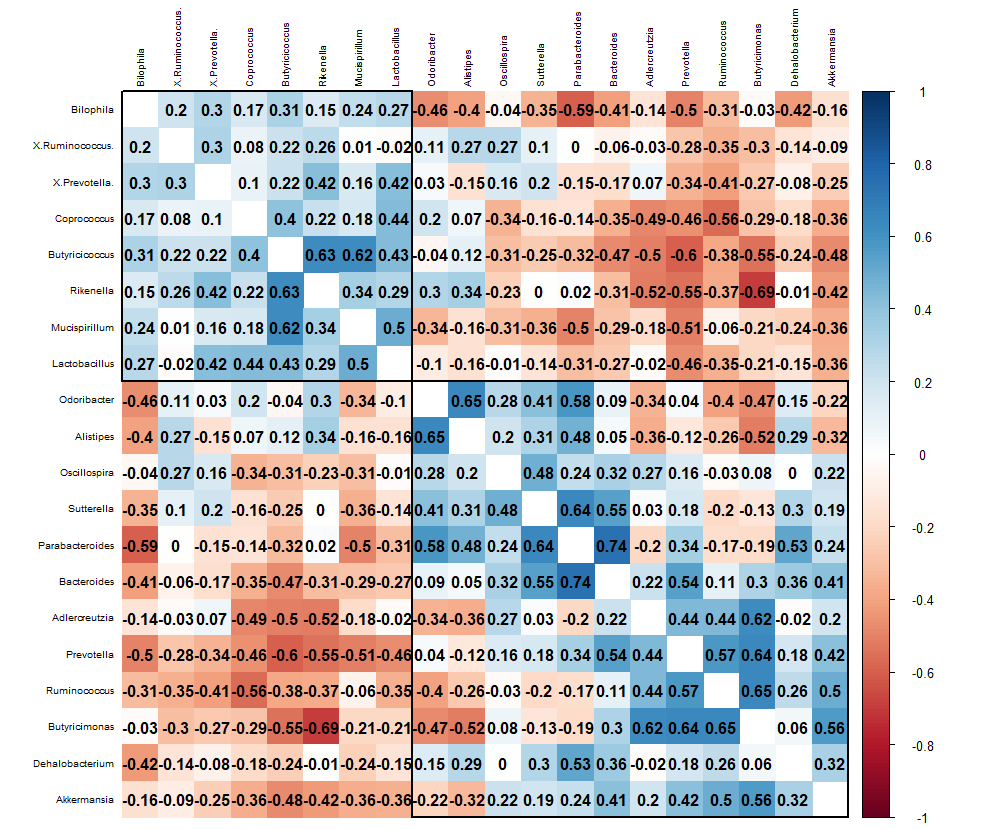

This figure's R source:
test<-read.csv("D:/R语言应用/作图/热图/孙伟菌群数据.csv",header = T,row.names = 1)
#相关性图
library(corrgram)
corrgram(test,
         order=TRUE,
         lower.panel=panel.shade,
         upper.panel=panel.pie,
         text.panel=panel.txt,
         main="Corrgram of Intestinal flora")

library("corrplot")
corr<-cor(test)
corrplot(corr,
         type="full",#保留全部，可选upper、lower
         order = "hclust",#聚类
         addrect=2,#分成两类
         method="color",#去掉这行就是圆的
         addCoef.col="black",#添加相关系数，颜色为黑色,内容太多别添加
         tl.col = "black",tl.cex = 0.6,#修改内容字体
         is.corr = TRUE,#可以不为方阵
         diag = FALSE)#去除自身相关
